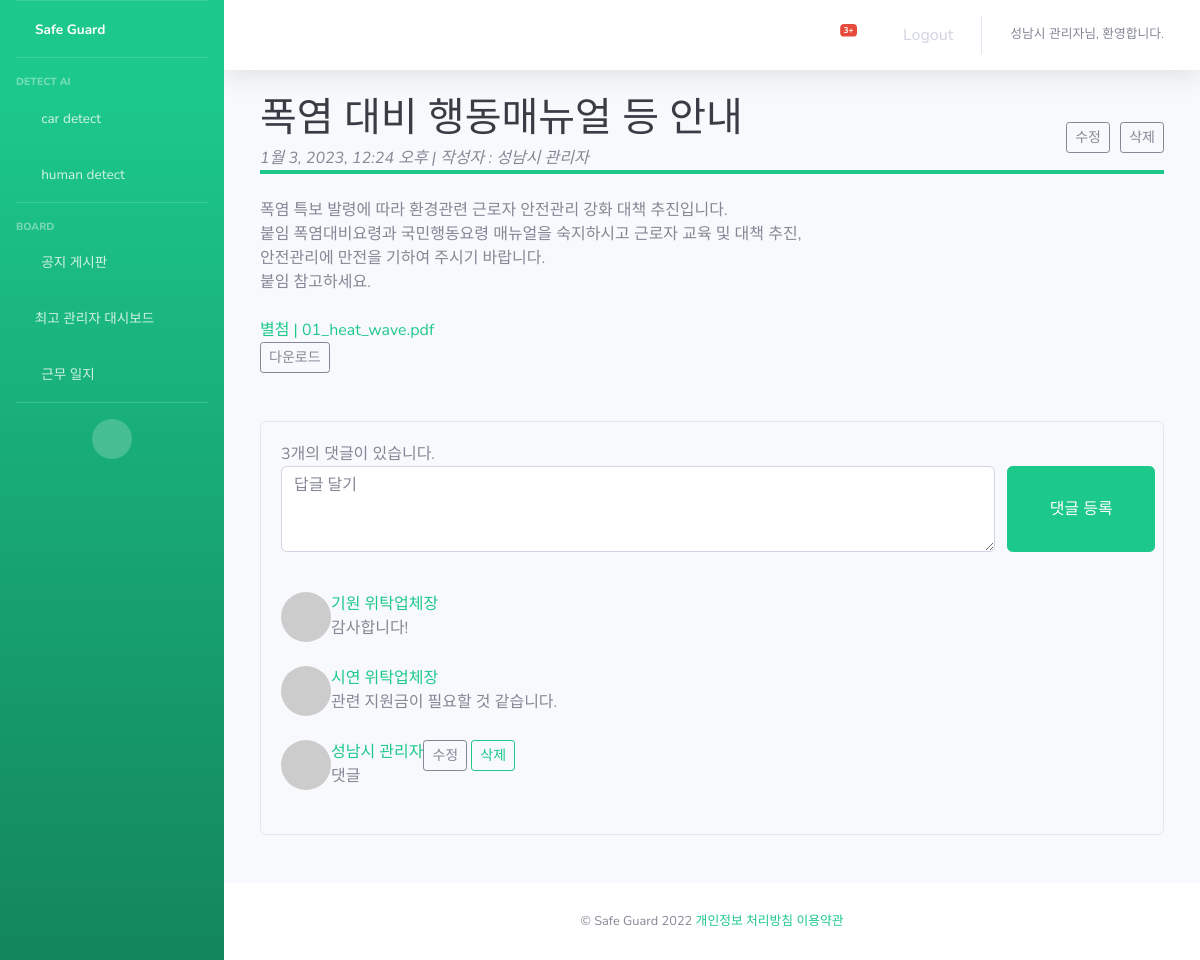
/board/3/ (signed in), run on the app's committed database.
### common/models.py (models this page shows, shortened)
class User(AbstractUser):
    name=models.CharField(max_length=200)
    password=models.CharField(max_length=200)
    address=models.CharField(max_length=200) # 어느 구 소속인지?
    phone=models.CharField(max_length=200)
    company_id=models.ForeignKey(Company,on_delete=models.CASCADE) #하청회사 아이디 / 슈퍼 유저 생성시 오류
    auth = models.CharField(max_length=10, null=True)

### board/models.py (models this page shows, shortened)
class Notice(models.Model):
    locate = models.CharField(max_length=200) # 어느 구 공지인지?
    subject = models.CharField(max_length=200) #제목
    content = models.TextField() #내용
    create_time = models.DateTimeField()
    user_id = models.ForeignKey(User, on_delete=models.CASCADE) #작성자 id
    modify_date = models.DateTimeField(null=True, blank=True) #수정일
    file = models.FileField(upload_to="uploads/",null=True, blank=True) # 파일 업로드 (...)
    def get_filename(self):
        return os.path.basename(self.file.name)

class Reply(models.Model):
    notice_id= models.ForeignKey(Notice,on_delete=models.CASCADE)
    content = models.TextField()
    create_time = models.DateTimeField()
    user_id = models.ForeignKey(User, on_delete=models.CASCADE)
    modify_date = models.DateTimeField(null=True, blank=True)

### board/views/base_views.py (the view)
# urls.py: path('<int:notice_id>/', base_views.detail, name='detail'),
@login_required(login_url='common:login')
def detail(request,notice_id):
    notice = get_object_or_404(Notice,pk=notice_id)
    context = {'notice': notice}
    return render(request, 'board/notice_detail.html', context)

### templates/board/notice_detail.html (shortened to what this page needs)
{% extends 'base.html' %}
{% block content %}
<div class="container justify-content-center">
    <div class="col-lg-12">
        <article>
            <header class="mb-4 border-bottom-success">
                <h1 class="mb-1 text-gray-900"> {{ notice.subject }}
                    <div class="my-3 float-right">
                        {% if request.user == notice.user_id %}
                        <a href="{% url 'board:notice_modify' notice.id  %}"
                        class="btn btn-sm btn-outline-secondary">수정</a>
                        <a href="javascript:void(0)" class="delete btn btn-sm btn-outline-secondary"
                        data-uri="{% url 'board:notice_delete' notice.id  %}">삭제</a>
                        {% endif %}
                    </div>
                </h1>
                <cite> {{ notice.create_time }} </cite>
                <cite> | 작성자 : {{ notice.user_id.name }} </cite>
            </header>
            <section class="mb-5">
                <div class="fs-5 mb-4" style="white-space:break-spaces;">{{ notice.content }} </div>
                {% if notice.get_filename %}
                <div>
                    <span class="text-success">별첨 | {{ notice.get_filename }}</span>
                    <form action='{% url "download" notice.id %}'>
                        <button class="btn btn-sm btn-outline-secondary" type="submit">
                            <span class="text">다운로드</span>
                        </button>
                    </form>
                </div>
                {% endif %}
            </section>
        </article>
        <section class="mb-5">
            <div class="card bg-light">
                <div class="card-body">
                    {{notice.reply_set.count}}개의 댓글이 있습니다.
                    <form action="{% url 'board:reply_create' notice.id %}" method="post" class="mb-4">
                        <div class="row">
                            <div class="form-group col-10">
                                <textarea {% if not user.is_authenticated %}disabled{% endif %}
                                    name="content" id="content" class="form-control" rows="3" placeholder="답글 달기"></textarea>
                            </div>
                            <input type="submit" value="댓글 등록" class="btn btn-success col-2" style="height:86px">
                        </div>
                    </form>
                    {% for reply in notice.reply_set.all %}
                    <div class="d-flex mb-4">
                        <div class="flex-shrink-0"><img class="rounded-circle" src="https://dummyimage.com/50x50/ced4da/6c757d.jpg" alt="..."></div>
                        <div class="ms-3">
                            <div class="fw-bold text-success">{{ reply.user_id.name }}</div>
                            {{ reply.content }}
                        </div>
                        <div class="my-3t">
                            {% if request.user == reply.user_id %}
                            <a href="{% url 'board:reply_modify' reply.id  %}"
                            class="btn btn-sm btn-outline-secondary">수정</a>
                            <a href="#" class="delete btn btn-sm btn-outline-success "
                            data-uri="{% url 'board:reply_delete' reply.id  %}">삭제</a>
                            {% endif %}
                        </div>
                    </div>
                    {% endfor %}
                </div>
            </div>
        </section>
    </div>
</div>
{% endblock %}

### templates/base.html (shortened to what this page needs)
{% load static %}
<!doctype html>
<html lang="ko">
<head>
    <link rel="stylesheet" type="text/css" href="{% static 'emotion/css/main.css' %}">
    <link rel="stylesheet" type="text/css" href="{% static 'dash/css/sb-admin-2.min.css' %}">
    <link rel="stylesheet" type="text/css" href="{% static 'dash/css/custom.css' %}">
    <link rel="stylesheet" type="text/css" href="{% static 'dash/vendor/fontawesome-free/css/all.min.css' %}" >
</head>
<body id="page-top">
    <div id="wrapper">
        {% include "nav_sidebar.html" %}
        <div id="content-wrapper" class="d-flex flex-column">
            <div id="content">
                {% include "nav_topbar.html" %}
                {% block content %}
                {% endblock %}
            </div>
            <footer class="sticky-footer bg-white">
                <div class="container my-auto">
                    <div class="copyright text-center my-auto">
                        <span>&copy; Safe Guard 2022</span>
                        <a href="#" onclick="window.open('{% url 'common:pipp' %}','win2','scrollbars=yes width=650, height=700');return false">개인정보 처리방침</a>
                        <a href="#" onclick="window.open('{% url 'common:tac' %}','win2','scrollbars=yes width=650, height=700');return false">이용약관</a>
                        </div>
                    </div>
                </div>
        </div>
    </body>
</html>

### templates/nav_sidebar.html (shortened to what this page needs)
{% load static %}
<ul class="navbar-nav bg-gradient-success sidebar sidebar-dark accordion" id="accordionSidebar">
    <li class="nav-item active">
        <a class="nav-link" href="/">
            <i class="fas fa-hand-holding-medical"></i>
            <span>Safe Guard</span></a>
    </li>
    {% if 'g' in user.company_id.company_id %}
    {% if user.company_id.address == '성남시' %}
    <hr class="sidebar-divider">
    <div class="sidebar-heading">
        Detect AI
    </div>
    <li class="nav-item">
        <a class="nav-link collapsed" onClick="location.href='http://172.30.1.97:8000/car/'" data-toggle="collapse" data-target="#collapseTwo"
            aria-expanded="true" aria-controls="collapseTwo">
            <i class="fas fa-fw fa-truck-moving"></i>
            <span>car detect</span>
        </a>
    </li>
    <li class="nav-item">
        <a class="nav-link collapsed" href="" data-toggle="collapse" data-target="#collapseUtilities"
            aria-expanded="true" aria-controls="collapseUtilities">
            <i class="fas fa-fw fa-walking"></i>
            <span>human detect</span>
        </a>
    </li>
    <hr class="sidebar-divider">
    {% endif %}
    {% endif %}
    <div class="sidebar-heading">
        Board
    </div>
    <li class="nav-item">
        <a class="nav-link" href="{% url 'board:index' %}">
            <i class="fas fa-fw fa-sign"></i>
            <span>공지 게시판</span></a>
    </li>
    {% if 'g' in user.company_id.company_id %}
    <li class="nav-item">
            {% if user.company_id.address == '성남시' %}
            <a class="nav-link" href="{% url 'dash:main' %}">
                <i class="fas fa-calendar-week"></i>
                <span>최고 관리자 대시보드</span>
            </a>
            {% else %}
            <a class="nav-link" href="{% url 'dash:district' user.address %}">
                <i class="fas fa-calendar-week"></i>
                <span>구 관리자 대시보드</span>
            </a>
            {% endif %}
    </li>
    {% endif %}
    <li class="nav-item">
        <a class="nav-link" href="{% url 'emotion:main' %}">
            <i class="fas fa-fw fa-microphone"></i>
            <span>근무 일지</span>
        </a>
    </li>
    <hr class="sidebar-divider d-none d-md-block">
    <div class="text-center d-none d-md-inline">
        <button class="rounded-circle border-0" id="sidebarToggle"></button>
    </div>
</ul>

### templates/nav_topbar.html (shortened to what this page needs)
{% load static %}
<nav class="navbar navbar-expand navbar-light bg-white topbar mb-4 static-top shadow">
    <ul class="navbar-nav ml-auto">
        <li class="nav-item dropdown no-arrow mx-1">
            <a class="nav-link dropdown-toggle" href="#" id="alertsDropdown" role="button"
                data-toggle="dropdown" aria-haspopup="true" aria-expanded="false">
                <i class="fas fa-bell fa-fw"></i>
                <span class="badge badge-danger badge-counter">3+</span>
            </a>
        </li>
        <li class="nav-item  no-arrow">
            <a class="nav-link" href="#" data-toggle="modal" data-target="#logoutModal">
                <i class="fas fa-sign-out-alt fa-sm fa-fw mr-2 text-gray-600 small"></i>
                Logout
            </a>
        </li>
        <li class="nav-item dropdown no-arrow">
            <a class="nav-link dropdown-toggle" href="#" id="userDropdown" role="button"
                data-toggle="dropdown" aria-haspopup="true" aria-expanded="false">
                <span class="mr-2 d-none d-lg-inline text-gray-600 small"> {{ user.name }}님, 환영합니다.</span>
            </a>
        </li>
    </ul>
</nav>

### data on the page
User: name "성남시 관리자"
Notice: subject "폭염 대비 행동매뉴얼 등 안내", create_time "1월 3, 2023, 12:24 오후", user_id.name "성남시 관리자", content "폭염 특보 발령에 따라 환경관련 근로자 안전관리 강화 대책 추진입니다. 붙임 폭염대비요령과 국민행동요령 매뉴얼을 숙지하시고 근로자 교육 및 대책 추진, 안전관리에 만전을 기하여 주시기 바랍니다. 붙임 참고하세요.", get_filename "01_heat_wave.pdf", reply_set.count "3"
Reply: user_id.name "기원 위탁업체장", content "감사합니다!"
Reply: user_id.name "시연 위탁업체장", content "관련 지원금이 필요할 것 같습니다."
Reply: user_id.name "성남시 관리자", content "댓글", shows "수정"
